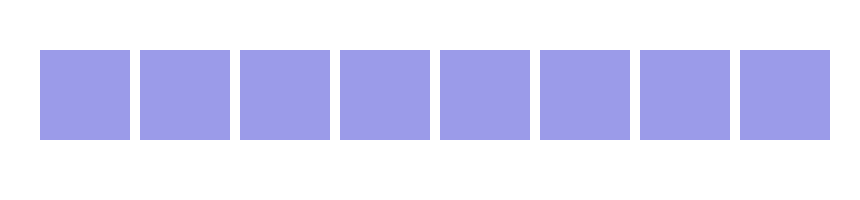
Frame 1 (no input)
Frame 60 (the mouse pressed at the canvas centre just before this capture): identical to frame 1, image omitted
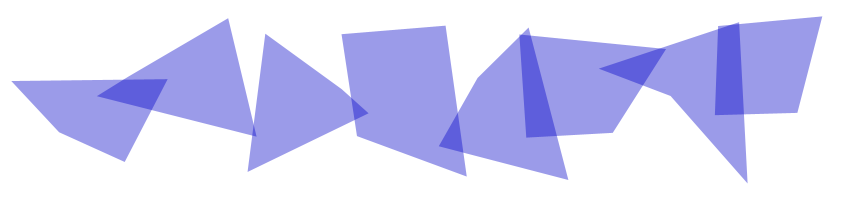
Frame 120 (the mouse held since frame 60 and released just before this capture)

The Processing sketch that drew these frames (run headless with seeded random() and noise(); from frame 60 on, the mouse is pressed at the canvas centre):

// Processing sketch: Quad
// ── Quad.pde
boolean shake = false;  // -- Do we want the rectangles to jitter?
 
void setup()
{
  size(860, 200);
}
 
void draw()
{
  background(255);
  noStroke();
  fill(0, 0, 200, 100); // -- Semi-transparent blue
   
  if (!shake) {
    randomSeed(224846);  // -- The number here is not important
  }
 
  float xPos   = 40;
  float yPos   = 50;
  float sSize  = 90;
  // -- Make random range dependent upon x position of mouse
  float rnd    = map(mouseX, 0, width, 0,sSize);
 
  for (int i=0; i<8; i=i+1)
  {
    quad(xPos         + random(-rnd, rnd), yPos         + random(-rnd, rnd),
         xPos + sSize + random(-rnd, rnd), yPos         + random(-rnd, rnd),
         xPos + sSize + random(-rnd, rnd), yPos + sSize + random(-rnd, rnd),
         xPos         + random(-rnd, rnd), yPos + sSize + random(-rnd, rnd));
 
    xPos = xPos + 100;
  }
}
 
void mouseClicked () {
  shake = !shake;  // <-- change the boolean value to the inverse on a mouse click 
}
